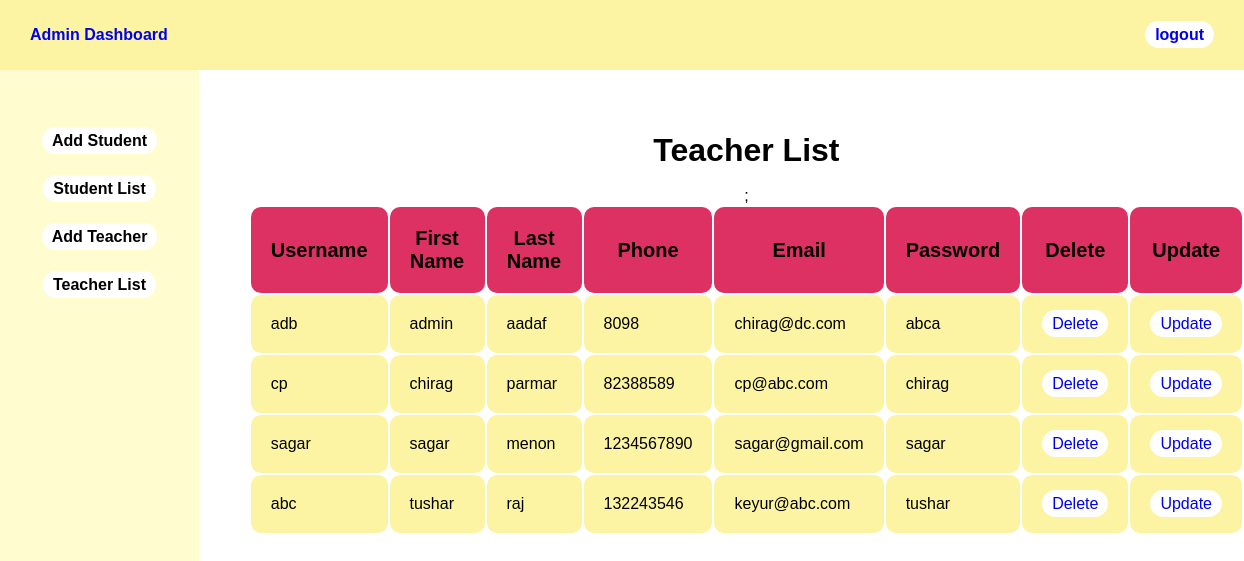
/view_teacher.php (signed in), run on the app's committed database.
### tables this page shows
CREATE TABLE `teacherlist` (
  `id` int(10) NOT NULL,
  `username` varchar(30) NOT NULL,
  `firstname` varchar(30) NOT NULL,
  `lastname` varchar(30) NOT NULL,
  `email` varchar(50) NOT NULL,
  `phone` bigint(10) NOT NULL,
  `usertype` varchar(30) NOT NULL,
  `password` varchar(30) NOT NULL
);

### view_teacher.php (the view, shortened to what this page needs)
<?php
    $host="localhost";
    $user="root";
    $password="";
    $db="sgs";
    $conn=mysqli_connect($host,$user,$password,$db);
    $sql="SELECT * FROM teacherlist ORDER BY firstname";
    $result=mysqli_query($conn,$sql);
?>
<html>
<head>
	<link rel="stylesheet" type="text/css" href="css/admin-style.css">
</head>
    <body>
      	<?php
      	include 'admin_sidebar.php';
      	?>
        <div class="content">
        	<center>
        	<h1>Teacher List</h1>
        	<br>
        	<table >
        		<tr>
        			<th class="table_th">Username</th>
					<th class="table_th">First Name</th>
					<th class="table_th">Last Name</th>
        			<th class="table_th">Phone</th>;
        			<th class="table_th">Email</th>
        			<th class="table_th">Password</th>
        			<th class="table_th">Delete</th>
					<th class="table_th">Update</th>
        		</tr>
        		<?php
        			while ($info=$result->fetch_assoc()) {
        		?>
        		<tr>
        			<td class="table_td"><?php echo "{$info['username']}"; ?></td>
					<td class="table_td"><?php echo "{$info['firstname']}"; ?></td>
					<td class="table_td"><?php echo "{$info['lastname']}"; ?></td>
        			<td class="table_td"><?php echo "{$info['phone']}"; ?></td>
        			<td class="table_td"><?php echo "{$info['email']}"; ?></td>
        			<td class="table_td"><?php echo "{$info['password']}"; ?></td>
        			<td class="table_td"><?php echo "<a class='btn' onClick=\"javascript:return confirm('Are You Sure to Delete this')\" href='delete_teacher.php?teacher_id={$info['id']}'> Delete </a>"; ?></td>
					<td class="table_td"><?php echo "<a class='btn' href='update_teacher.php?teacher_id={$info['id']}'>Update</a>"; ?></td>
        		</tr>
        		<?php
        			}
        		?>
        	</center>
        </div>
    </body>
</html>

### css/admin-style.css (style rules this page uses)
* { margin: 0px; padding: 0px; font-family: 'Nuntio',sans-serif; }
a,a:hover { text-decoration: none!important; }
.content { margin-left: 20%; margin-top: 5%; }
.btn { padding: 5px 10px; background: #fff; border-color: #de3163; border-radius: 30px; transition: .5s; }

### view_teacher.php (style rules this page uses)
table { border-radius: 10px; }
.table_th { padding: 20px; font-size: 20px; background-color: #de3163; border-radius: 10px; }
.table_td { padding: 20px; background-color: #fcf4a3; border-radius: 10px; }

### data on the page
teacherlist: username "adb", firstname "admin", lastname "aadaf", phone "8098", email "chirag@dc.com", password "abca"
teacherlist: username "cp", firstname "chirag", lastname "parmar", phone "82388589", email "cp@abc.com", password "chirag"
teacherlist: username "sagar", firstname "sagar", lastname "menon", phone "1234567890", email "sagar@gmail.com", password "sagar"
teacherlist: username "abc", firstname "tushar", lastname "raj", phone "132243546", email "keyur@abc.com", password "tushar"
